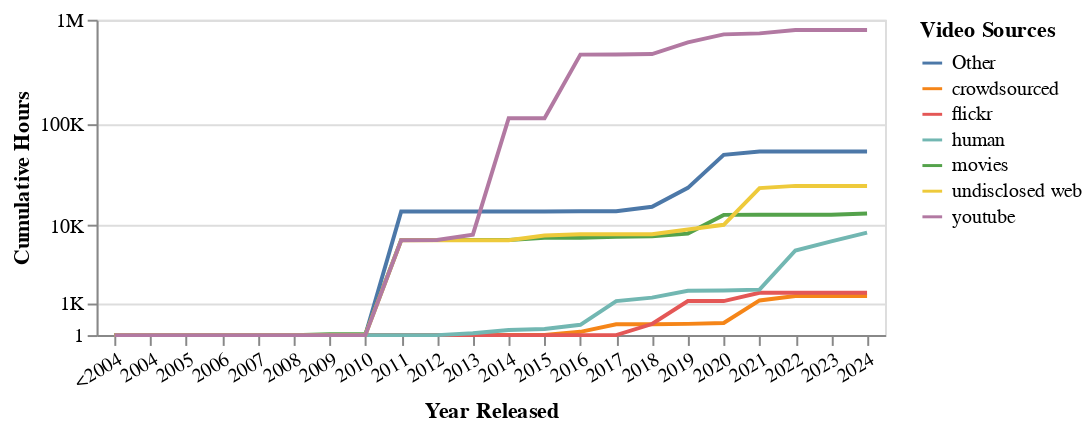

Notebook cell for this chart:
### Code cell
chart_sourceyearhours = alt.Chart(
    df_speechsourceyearscumulativehours
).mark_line().encode(
    x=alt.X(
        "Year Released:N",
        title="Year Released",
        sort=YEARS_ORDER,
        axis=alt.Axis(labelAngle=-30)
    ),
    y=alt.Y(
        "Cumulative Hours:Q",
        title="Cumulative Hours",
        scale=alt.Scale(
            type="symlog",
            constant=1000,
            domain=[1, 1000000]
        ),
        axis=alt.Axis(
            values=[0, 1, 1000, 10000, 100000, 1000000],
            labelExpr="datum.value >= 1000000 ? datum.value / 1000000 + 'M' : datum.value >= 1000 ? datum.value / 1000 + 'K' : datum.value"
        )
    ),
    color=alt.Color(
        "Video Sources:N",
        title="Video Sources"
    )
).properties(
    width=400,
    height=160
)

if PLOT_TOFILE:
    chart_sourceyearhours.save(
        os.path.join(PLOT_DIR, "video_sourcecategories-cumulativehours.png"),
        ppi=PLOT_PPI
    )

chart_sourceyearhours

### Figure 1 — Vega-Lite specification as saved in the notebook (floating-point values rounded to 4 significant figures; data arrays with more than 128 entries replaced by an {"elided": "..."} marker saying what was removed)
{"config": {"title": {"font": "Times New Roman"}, "axis": {"labelFont": "Times New Roman", "titleFont": "Times New Roman"}, "header": {"labelFont": "Times New Roman", "titleFont": "Times New Roman"}, "legend": {"labelFont": "Times New Roman", "titleFont": "Times New Roman"}, "text": {"font": "Times New Roman"}}, "data": {"name": "data-ad31ef507ef239cdd64fdbe14568e0d2"}, "mark": {"type": "line"}, "encoding": {"color": {"field": "Video Sources", "title": "Video Sources", "type": "nominal"}, "x": {"axis": {"labelAngle": -30}, "field": "Year Released", "sort": ["<2004", "2004", "2005", "2006", "2007", "2008", "2009", "2010", "2011", "2012", "2013", "2014", "2015", "2016", "2017", "2018", "2019", "2020", "2021", "2022", "2023", "2024"], "title": "Year Released", "type": "nominal"}, "y": {"axis": {"labelExpr": "datum.value >= 1000000 ? datum.value / 1000000 + 'M' : datum.value >= 1000 ? datum.value / 1000 + 'K' : datum.value", "values": [0, 1, 1000, 10000, 100000, 1000000]}, "field": "Cumulative Hours", "scale": {"constant": 1000, "domain": [1, 1000000], "type": "symlog"}, "title": "Cumulative Hours", "type": "quantitative"}}, "height": 160, "width": 400, "$schema": "https://vega.github.io/schema/vega-lite/v5.20.1.json", "datasets": {"data-ad31ef507ef239cdd64fdbe14568e0d2": {"elided": "154 records"}}}
